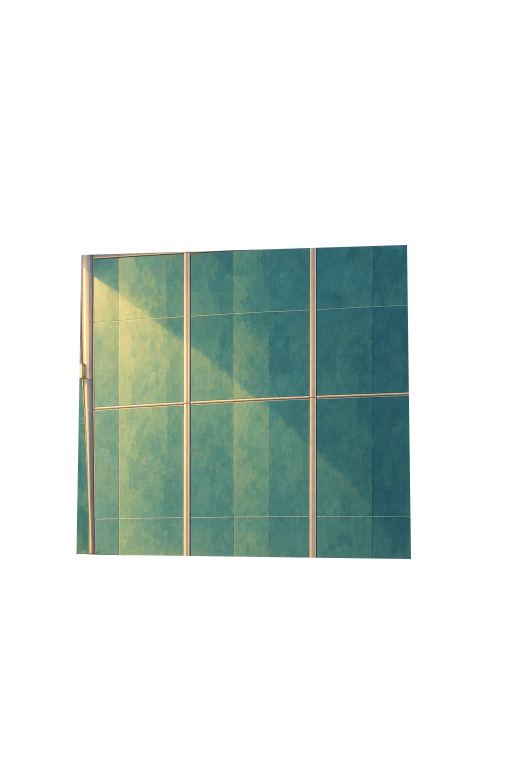
#> input picture broll-pipeline/projects/asset-first-v21/assets/derived/facade-layer.png, 1024 x 1536 px, given in place of B2-0.jpg, which was not available (shown at 1/2 size)
$ python package-v111-tests.py
#> lines starting #> are read from the running program, lines starting #| are printed output that depends on the picture; pictures that were not available may be replaced by others from this repository, and a replacement may not be noted
from pathlib import Path
from PIL import Image,ImageDraw,ImageFont,ImageOps
import json,subprocess,zipfile,shutil,os
ROOT=Path(__file__).resolve().parents[1];OUT=Path('/workspace/outputs/broll-v111-visual-tests');F=lambda n:ImageFont.truetype('/usr/share/fonts/opentype/noto/NotoSansCJK-Bold.ttc',n)
contact=Image.new('RGB',(810,1545),'#f5efdf');draw=ImageDraw.Draw(contact)
#> after `contact = Image.new('RGB', (810, 1545), '#f5efdf')`:
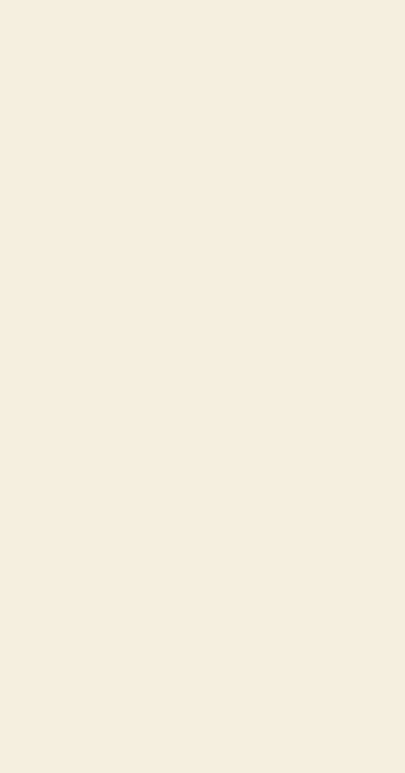
#> contact: PIL image 810x1545 RGB (shown at 1/2 size); mean R, G, B 245, 239, 223
for row,ident in enumerate(['B2','C2A','C2B']):
 for col,frame in enumerate([0,55,110]):
  p=Image.open(OUT/f'{ident}-{frame}.jpg');p.thumbnail((270,480));x=col*270;y=row*515;draw.text((x+8,y+3),f'{ident} / {frame/30:.2f}s',font=F(18),fill='#1d344b');contact.paste(p,(x,y+30))
#> further down, p is the input picture: PIL image 1024x1536 RGBA; mean R, G, B, A 26, 35.3, 30.8, 65.6
#> after `p.thumbnail((270, 480))`:
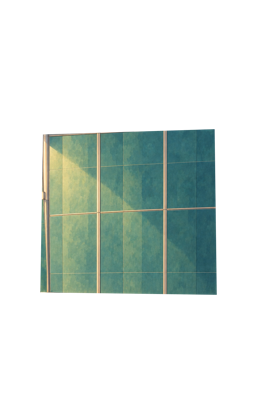
#> p: PIL image 270x405 RGBA; mean R, G, B, A 26.3, 35.7, 31.2, 65.6; transparent parts drawn white
#> after `contact.paste(p, (x, y + 30))`:
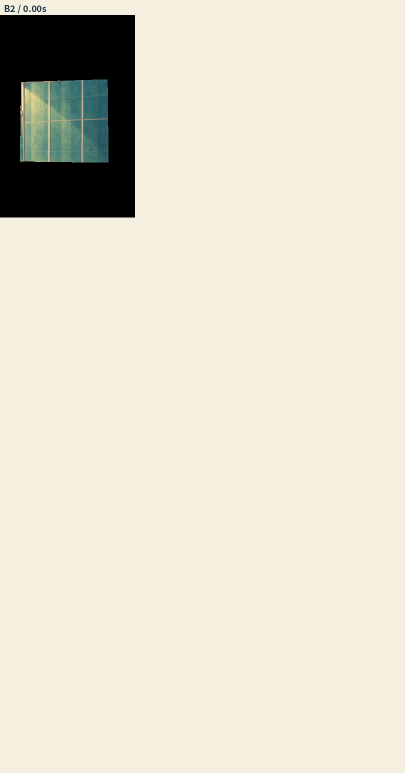
#> contact: PIL image 810x1545 RGB (shown at 1/2 size); mean R, G, B 225.8, 221.2, 206.2
#> (the run stopped early here; a loop or call above may not have finished)
